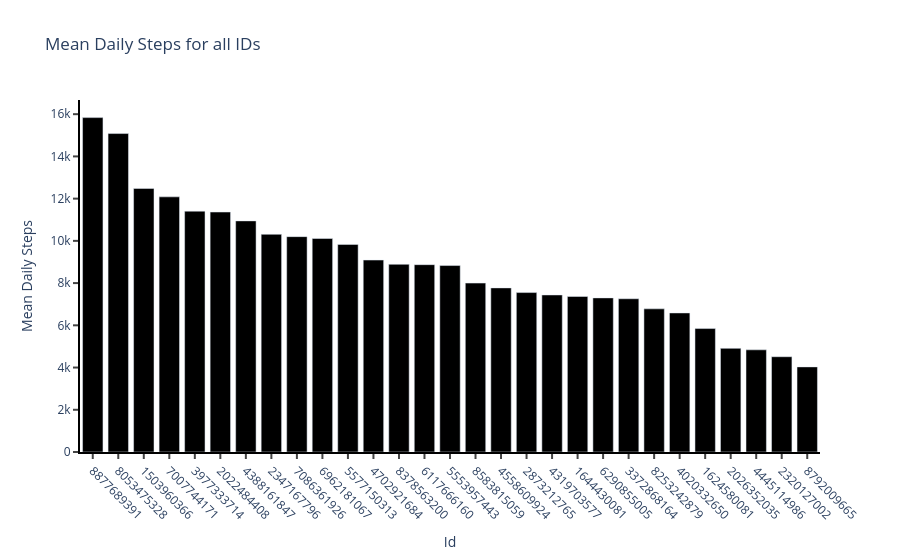

Notebook code cell kept with this figure:
### Markdown cell above
To further analyse the general activity levels of each individual within the dataset, the mean daily steps will compared across the IDs in the dataset within a bar plot. This will help us gain an understanding of the activity levels of each individual, and compare them easily.

### Code cell
# Start date: 19/10/2024

# Set colours to black to improve accessibility of plot
colors = ['black',]*29

# Edit ID to a string to plot it as separate categories along the x-axis
results_df['Id'] = results_df['Id'].astype(str)

# Plot the mean daily steps for each ID in a bar plot with each bar black
fig = go.Figure(data=[go.Bar(
    x=results_df['Id'],
    y=results_df['Mean_DayTotal'],
    marker_color=colors
)])

# Improve plot readability
fig.update_layout(title='Mean Daily Steps for all IDs',
                  xaxis_title='Id', yaxis_title='Mean Daily Steps',
                  xaxis_tickangle=45,
                  xaxis={'categoryorder':'total descending'}, # Make it easier for users to identify more active individuals
                  plot_bgcolor='white' # Set plot background to white for better contrast
                 )

fig.update_xaxes(showline=True, linewidth=2, linecolor='black', # Adding black axes lines
                     showgrid=False, # Removing gridlines so they don't clash with the grey boxes
                     ticks="outside", tickwidth=2) # Creating ticks
    
fig.update_yaxes(showline=True, linewidth=2, linecolor='black', 
                     showgrid=False, 
                     ticks="outside", tickwidth=2)


fig.show()

# End date: 19/10/2024

### Figure 1 — Plotly figure (JSON) as saved in the notebook; plotly's stock layout.template omitted (floating-point values rounded to 4 significant figures)
{"data": [{"marker": {"color": ["black", "black", "black", "black", "black", "black", "black", "black", "black", "black", "black", "black", "black", "black", "black", "black", "black", "black", "black", "black", "black", "black", "black", "black", "black", "black", "black", "black", "black"]}, "type": "bar", "x": ["1503960366", "1624580081", "1644430081", "2022484408", "2026352035", "2320127002", "2347167796", "2873212765", "3372868164", "3977333714", "4020332650", "4319703577", "4388161847", "4445114986", "4558609924", "4702921684", "5553957443", "5577150313", "6117666160", "6290855005", "6962181067", "7007744171", "7086361926", "8053475328", "8253242879", "8378563200", "8583815059", "8792009665", "8877689391"], "y": [12482, 5847, 7366, 11365, 4908, 4512, 10310, 7551, 7258, 11407, 6586, 7438, 10946, 4839, 7773, 9091, 8831, 9831, 8873, 7299, 10112, 12084, 10200, 15082, 6780, 8889, 8000, 4031, 15838]}], "layout": {"plot_bgcolor": "white", "title": {"text": "Mean Daily Steps for all IDs"}, "xaxis": {"categoryorder": "total descending", "linecolor": "black", "linewidth": 2, "showgrid": false, "showline": true, "tickangle": 45, "ticks": "outside", "tickwidth": 2, "title": {"text": "Id"}}, "yaxis": {"linecolor": "black", "linewidth": 2, "showgrid": false, "showline": true, "ticks": "outside", "tickwidth": 2, "title": {"text": "Mean Daily Steps"}}}}
